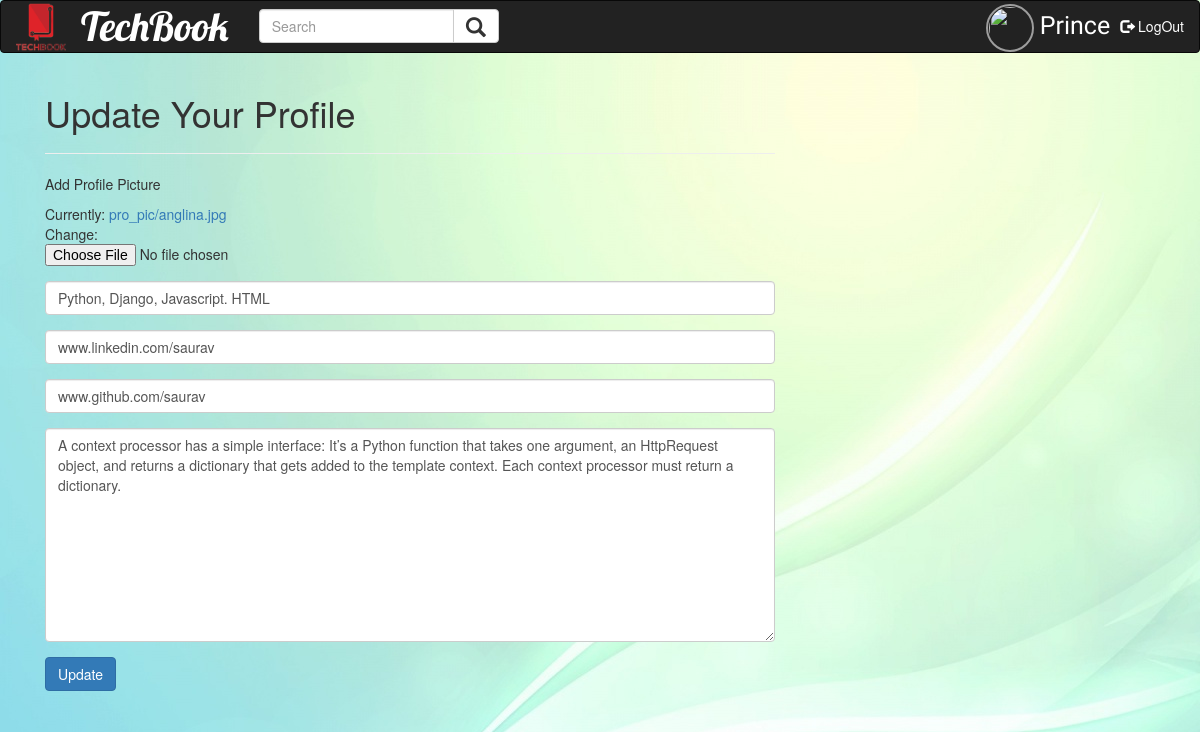
The app's page /updateprofile/saurav/ (signed in) with its own data.
### blog/models.py (models this page shows, shortened)
class Profile(models.Model):
    user = models.OneToOneField(User, on_delete=models.CASCADE)
    pro_pic = models.ImageField(upload_to='pro_pic', blank=True, null=False)
    about = models.TextField(blank=True, null=False)
    skills = models.CharField(max_length=500, blank=True, null=False)
    linkdin = models.CharField(max_length=500, blank=True, null=False)
    github = models.CharField(max_length=500, blank=True, null=False)

### blog/views.py (the view)
# urls.py: path("updateprofile/<str:usr>/", updateprofile, name="updateprofile"),
@login_required(login_url='/login/')
def updateprofile(request, usr):
    prf = get_object_or_404(Profile, user__username=usr)
    if request.method == 'POST':
        pform = ProfileForm(request.POST, request.FILES, instance=prf)
        if pform.is_valid():
            pic = pform.cleaned_data['pro_pic']
            pform.save()
            return HttpResponseRedirect(reverse('myprofile', args=(prf.user,)))
        else:
            return render(request, 'profileupdate.html', {'pfrom':pform})
    else:
        pform = ProfileForm(instance=prf)
        return render(request, 'profileupdate.html', {'pform':pform})

### blog/forms.py
class ProfileForm(forms.ModelForm):
    pro_pic = forms.ImageField()
    about = forms.CharField(
        widget = forms.Textarea(attrs={
            "class" : "form-control",
            "placeholder" : "About Yourself"
        })
    )
    skills = forms.CharField(max_length=60,
    widget=forms.TextInput(
        attrs={
            'class':'form-control',
            'placeholder':'Skills'
        }
    ))
    linkdin = forms.CharField(max_length=60,
    widget=forms.TextInput(
        attrs={
            'class':'form-control',
            'placeholder':'LinkedIn Profile'
        }
    ))
    github = forms.CharField(max_length=60,
    widget=forms.TextInput(
        attrs={
            'class':'form-control',
            'placeholder':'Github Profile'
        }
    ))
    class Meta:
        model = Profile
        fields = ['pro_pic', 'about', 'skills', 'linkdin', 'github']

### blog/context_processors.py (called while the page is built)
def data(request):
    try:
        c = Profile.objects.get(user__username=request.user)
        p = c.pro_pic
        return { 'data' : p }
    except:
        print('No user logged in')
        e = ''
        return { 'data' : e }

### blog/templates/profileupdate.html (shortened to what this page needs)
{% extends "login/base.html" %}
{% block content %}
<div class="col-md-8 offset-md-2">
    <h1>Update Your Profile</h1>
    <hr>
    <form method="post" enctype="multipart/form-data">
        <div class="form-group">
            <p>Add Profile Picture</p>
                {{ pform.pro_pic }}
             </div>
        <div class="form-group">
            {{ pform.skills }}
        </div>
        <div class="form-group">
            {{ pform.linkdin }}
        </div>
        <div class="form-group">
            {{ pform.github }}
        </div>
        <div class="form-group">
                {{ pform.about }}
            </div>
        <button type="submit" class="btn btn-primary">Update</button>
    </form>
</div>
{% endblock %}

### blog/templates/login/header.html (shortened to what this page needs)
{% load static %}
<nav class="navbar navbar-inverse">
        <div class="container-fluid">
          <div class="navbar-header">
            <a class="navbar-brand" href="{% url 'blog_index' %}" ><img src="{% static 'img/techbooklogo.png' %}" alt="TechBook" width="50px" height="50px" style="margin-top:-14px;"></a>
            <a class="navbar-brand" href="{% url 'blog_index' %}" style=" font-family: 'Lobster'; color:white; font-size:40px">TechBook</a>
          </div>
          <form class="navbar-form navbar-left" action="{% url 'search' %}">
            <div class="input-group">
              <input type="text" class="form-control" placeholder="Search" name="q" required>
              <div class="input-group-btn">
                <button class="btn btn-default" type="submit" style="font-size:20px">
                  <i class="glyphicon glyphicon-search"></i>
                </button>
              </div>
            </div>
          </form>
    <ul class="nav navbar-nav navbar-right">
      <li>
      {% if data %}
         <a href="{% url 'myprofile' request.user %}"> <img src="{{ data.url }}" , width="48px", height="48px" style="border: 2px solid; display:block; float:left;
          padding: 1px;
          border-radius: 150px;   display: block;
          margin-left: auto;
          margin-right: -24px;
          margin-top: -12px; "></a>
          {% endif %}
   </li>
        <li><a href="{% url 'myprofile' request.user %}" style=" font-family: 'Satisfy'; display:block; float:left; color:white; font-size:25px; margin-right:-20px;">{{ request.user }}</a></li>
        <li><a href="{% url 'user_logout' %}" style="float:right; color:white;"><span class="glyphicon glyphicon-log-out"></span> LogOut</a></li>
</ul>
        </div>
      </nav>

### records on screen
Profile: skills "Python, Django, Javascript. HTML", linkdin "www.linkedin.com/saurav", github "www.github.com/saurav", about "A context processor has a simple interface: It’s a Python function that takes one argument, an HttpRequest object, and returns a dictionary that gets added to the template context. Each context processor must return a dictionary."

### other values on screen
{{ request.user }} "Prince"
